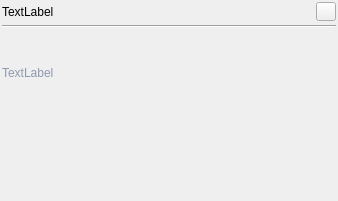
<?xml version="1.0" encoding="UTF-8"?>
<ui version="4.0">
 <class>GrammarPopup</class>
 <widget class="QWidget" name="GrammarPopup">
  <property name="geometry">
   <rect>
    <x>0</x>
    <y>0</y>
    <width>338</width>
    <height>201</height>
   </rect>
  </property>
  <property name="sizePolicy">
   <sizepolicy hsizetype="Preferred" vsizetype="Maximum">
    <horstretch>0</horstretch>
    <verstretch>0</verstretch>
   </sizepolicy>
  </property>
  <property name="minimumSize">
   <size>
    <width>0</width>
    <height>0</height>
   </size>
  </property>
  <property name="windowTitle">
   <string>Form</string>
  </property>
  <layout class="QVBoxLayout" name="verticalLayout">
   <property name="spacing">
    <number>3</number>
   </property>
   <property name="leftMargin">
    <number>2</number>
   </property>
   <property name="topMargin">
    <number>2</number>
   </property>
   <property name="rightMargin">
    <number>2</number>
   </property>
   <property name="bottomMargin">
    <number>2</number>
   </property>
   <item>
    <layout class="QHBoxLayout" name="horizontalLayout">
     <item>
      <widget class="QLabel" name="lblType">
       <property name="text">
        <string>TextLabel</string>
       </property>
      </widget>
     </item>
     <item>
      <spacer name="horizontalSpacer">
       <property name="orientation">
        <enum>Qt::Horizontal</enum>
       </property>
       <property name="sizeHint" stdset="0">
        <size>
         <width>40</width>
         <height>20</height>
        </size>
       </property>
      </spacer>
     </item>
     <item>
      <widget class="QToolButton" name="btnClose">
       <property name="cursor">
        <cursorShape>PointingHandCursor</cursorShape>
       </property>
       <property name="text">
        <string/>
       </property>
       <property name="iconSize">
        <size>
         <width>12</width>
         <height>12</height>
        </size>
       </property>
       <property name="transparent" stdset="0">
        <bool>true</bool>
       </property>
      </widget>
     </item>
    </layout>
   </item>
   <item>
    <widget class="Line" name="line">
     <property name="orientation">
      <enum>Qt::Horizontal</enum>
     </property>
    </widget>
   </item>
   <item>
    <widget class="QLabel" name="lblMessage">
     <property name="minimumSize">
      <size>
       <width>200</width>
       <height>0</height>
      </size>
     </property>
     <property name="maximumSize">
      <size>
       <width>300</width>
       <height>16777215</height>
      </size>
     </property>
     <property name="styleSheet">
      <string notr="true">color: #8d99ae;</string>
     </property>
     <property name="text">
      <string>TextLabel</string>
     </property>
     <property name="wordWrap">
      <bool>true</bool>
     </property>
    </widget>
   </item>
   <item>
    <widget class="QWidget" name="wdgReplacements" native="true"/>
   </item>
  </layout>
 </widget>
 <resources/>
 <connections/>
</ui>
